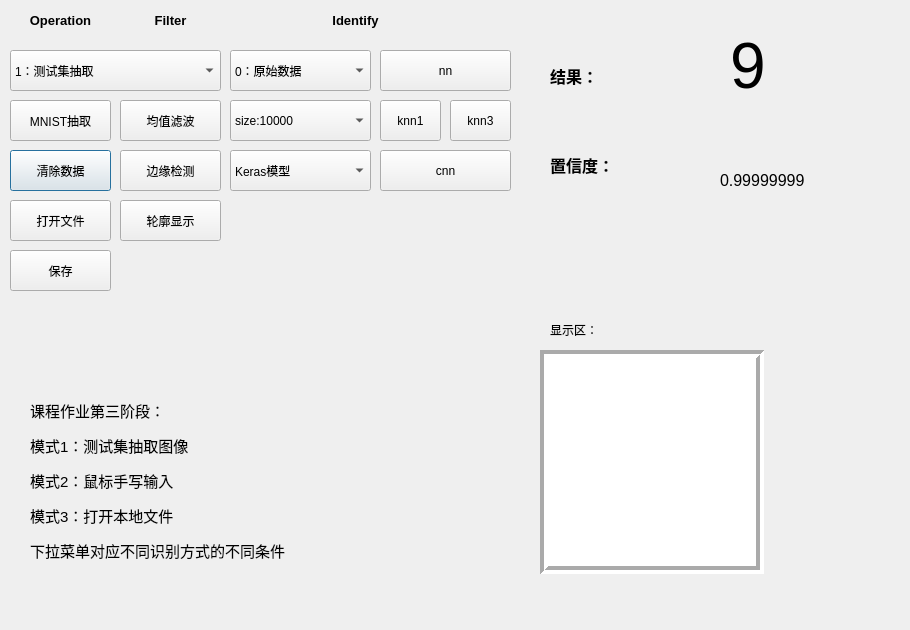
<?xml version="1.0" encoding="UTF-8"?>
<ui version="4.0">
 <class>MainWindow</class>
 <widget class="QDialog" name="MainWindow">
  <property name="enabled">
   <bool>true</bool>
  </property>
  <property name="geometry">
   <rect>
    <x>0</x>
    <y>0</y>
    <width>910</width>
    <height>630</height>
   </rect>
  </property>
  <property name="minimumSize">
   <size>
    <width>910</width>
    <height>629</height>
   </size>
  </property>
  <property name="maximumSize">
   <size>
    <width>16777215</width>
    <height>16777215</height>
   </size>
  </property>
  <property name="windowTitle">
   <string>课程设计-数字识别 by 董建承</string>
  </property>
  <widget class="QComboBox" name="cbBox_Mode">
   <property name="geometry">
    <rect>
     <x>10</x>
     <y>50</y>
     <width>211</width>
     <height>41</height>
    </rect>
   </property>
   <item>
    <property name="text">
     <string>1：测试集抽取</string>
    </property>
   </item>
   <item>
    <property name="text">
     <string>2：鼠标手写输入</string>
    </property>
   </item>
   <item>
    <property name="text">
     <string>3：打开本地文件</string>
    </property>
   </item>
   <item>
    <property name="text">
     <string/>
    </property>
   </item>
  </widget>
  <widget class="QPushButton" name="pbtClear">
   <property name="geometry">
    <rect>
     <x>10</x>
     <y>150</y>
     <width>101</width>
     <height>41</height>
    </rect>
   </property>
   <property name="styleSheet">
    <string notr="true"/>
   </property>
   <property name="text">
    <string>清除数据</string>
   </property>
   <property name="checkable">
    <bool>false</bool>
   </property>
   <property name="checked">
    <bool>false</bool>
   </property>
  </widget>
  <widget class="QPushButton" name="pbtGetMnist">
   <property name="geometry">
    <rect>
     <x>10</x>
     <y>100</y>
     <width>101</width>
     <height>41</height>
    </rect>
   </property>
   <property name="text">
    <string>MNIST抽取</string>
   </property>
   <property name="checkable">
    <bool>false</bool>
   </property>
  </widget>
  <widget class="QPushButton" name="pbtPredict">
   <property name="geometry">
    <rect>
     <x>380</x>
     <y>100</y>
     <width>61</width>
     <height>41</height>
    </rect>
   </property>
   <property name="styleSheet">
    <string notr="true"/>
   </property>
   <property name="text">
    <string>knn1</string>
   </property>
  </widget>
  <widget class="QLabel" name="label_3">
   <property name="geometry">
    <rect>
     <x>550</x>
     <y>30</y>
     <width>101</width>
     <height>181</height>
    </rect>
   </property>
   <property name="minimumSize">
    <size>
     <width>0</width>
     <height>0</height>
    </size>
   </property>
   <property name="text">
    <string>&lt;html&gt;&lt;head/&gt;&lt;body&gt;&lt;p/&gt;&lt;p&gt;&lt;span style=&quot; font-size:12pt; font-weight:600;&quot;/&gt;&lt;/p&gt;&lt;p&gt;&lt;span style=&quot; font-size:12pt; font-weight:600;&quot;&gt;结果：&lt;/span&gt;&lt;br/&gt;&lt;/p&gt;&lt;p&gt;&lt;br/&gt;&lt;/p&gt;&lt;p&gt;&lt;span style=&quot; font-size:12pt; font-weight:600;&quot;&gt;置信度：&lt;/span&gt;&lt;/p&gt;&lt;/body&gt;&lt;/html&gt;</string>
   </property>
  </widget>
  <widget class="QLabel" name="label_4">
   <property name="geometry">
    <rect>
     <x>550</x>
     <y>320</y>
     <width>131</width>
     <height>20</height>
    </rect>
   </property>
   <property name="text">
    <string>显示区：</string>
   </property>
  </widget>
  <widget class="QLabel" name="label_5">
   <property name="geometry">
    <rect>
     <x>30</x>
     <y>370</y>
     <width>451</width>
     <height>251</height>
    </rect>
   </property>
   <property name="text">
    <string>&lt;!DOCTYPE HTML PUBLIC &quot;-//W3C//DTD HTML 4.0//EN&quot; &quot;http://www.w3.org/TR/REC-html40/strict.dtd&quot;&gt;
&lt;html&gt;&lt;head&gt;&lt;meta name=&quot;qrichtext&quot; content=&quot;1&quot; /&gt;&lt;style type=&quot;text/css&quot;&gt;
p, li { white-space: pre-wrap; }
&lt;/style&gt;&lt;/head&gt;&lt;body style=&quot; font-family:'SimSun'; font-size:9pt; font-weight:400; font-style:normal;&quot;&gt;
&lt;p style=&quot; margin-top:12px; margin-bottom:12px; margin-left:0px; margin-right:0px; -qt-block-indent:0; text-indent:0px;&quot;&gt;&lt;span style=&quot; font-family:'Ubuntu'; font-size:11pt;&quot;&gt;课程作业第三阶段：&lt;/span&gt;&lt;/p&gt;
&lt;p style=&quot; margin-top:12px; margin-bottom:12px; margin-left:0px; margin-right:0px; -qt-block-indent:0; text-indent:0px;&quot;&gt;&lt;span style=&quot; font-family:'Ubuntu'; font-size:11pt;&quot;&gt;模式1：测试集抽取图像&lt;/span&gt;&lt;/p&gt;
&lt;p style=&quot; margin-top:12px; margin-bottom:12px; margin-left:0px; margin-right:0px; -qt-block-indent:0; text-indent:0px;&quot;&gt;&lt;span style=&quot; font-family:'Ubuntu'; font-size:11pt;&quot;&gt;模式2：鼠标手写输入&lt;/span&gt;&lt;/p&gt;
&lt;p style=&quot; margin-top:12px; margin-bottom:12px; margin-left:0px; margin-right:0px; -qt-block-indent:0; text-indent:0px;&quot;&gt;&lt;span style=&quot; font-family:'Ubuntu'; font-size:11pt;&quot;&gt;模式3：打开本地文件&lt;/span&gt;&lt;/p&gt;
&lt;p style=&quot; margin-top:12px; margin-bottom:12px; margin-left:0px; margin-right:0px; -qt-block-indent:0; text-indent:0px;&quot;&gt;&lt;span style=&quot; font-size:11pt;&quot;&gt;下拉菜单对应不同识别方式的不同条件&lt;/span&gt;&lt;/p&gt;
&lt;p style=&quot;-qt-paragraph-type:empty; margin-top:12px; margin-bottom:12px; margin-left:0px; margin-right:0px; -qt-block-indent:0; text-indent:0px; font-size:11pt;&quot;&gt;&lt;br /&gt;&lt;/p&gt;&lt;/body&gt;&lt;/html&gt;</string>
   </property>
  </widget>
  <widget class="QWidget" name="verticalLayoutWidget">
   <property name="geometry">
    <rect>
     <x>540</x>
     <y>350</y>
     <width>221</width>
     <height>221</height>
    </rect>
   </property>
   <layout class="QVBoxLayout" name="dArea_Layout">
    <property name="spacing">
     <number>0</number>
    </property>
    <property name="leftMargin">
     <number>0</number>
    </property>
    <property name="topMargin">
     <number>0</number>
    </property>
    <property name="rightMargin">
     <number>0</number>
    </property>
    <property name="bottomMargin">
     <number>0</number>
    </property>
   </layout>
  </widget>
  <widget class="QLabel" name="lbResult">
   <property name="geometry">
    <rect>
     <x>730</x>
     <y>20</y>
     <width>71</width>
     <height>91</height>
    </rect>
   </property>
   <property name="font">
    <font>
     <pointsize>48</pointsize>
    </font>
   </property>
   <property name="text">
    <string>9</string>
   </property>
  </widget>
  <widget class="QLabel" name="lbCofidence">
   <property name="geometry">
    <rect>
     <x>720</x>
     <y>170</y>
     <width>151</width>
     <height>21</height>
    </rect>
   </property>
   <property name="font">
    <font>
     <pointsize>12</pointsize>
    </font>
   </property>
   <property name="text">
    <string>0.99999999</string>
   </property>
  </widget>
  <widget class="QPushButton" name="pbtGetfile">
   <property name="geometry">
    <rect>
     <x>10</x>
     <y>200</y>
     <width>101</width>
     <height>41</height>
    </rect>
   </property>
   <property name="text">
    <string>打开文件</string>
   </property>
  </widget>
  <widget class="QPushButton" name="pushButton">
   <property name="geometry">
    <rect>
     <x>10</x>
     <y>250</y>
     <width>101</width>
     <height>41</height>
    </rect>
   </property>
   <property name="text">
    <string>保存</string>
   </property>
  </widget>
  <widget class="QPushButton" name="pbtFilter1">
   <property name="geometry">
    <rect>
     <x>120</x>
     <y>100</y>
     <width>101</width>
     <height>41</height>
    </rect>
   </property>
   <property name="styleSheet">
    <string notr="true"/>
   </property>
   <property name="text">
    <string>均值滤波</string>
   </property>
  </widget>
  <widget class="QPushButton" name="pbtFilter2">
   <property name="geometry">
    <rect>
     <x>120</x>
     <y>150</y>
     <width>101</width>
     <height>41</height>
    </rect>
   </property>
   <property name="styleSheet">
    <string notr="true"/>
   </property>
   <property name="text">
    <string>边缘检测</string>
   </property>
  </widget>
  <widget class="QPushButton" name="pbtFilter3">
   <property name="geometry">
    <rect>
     <x>120</x>
     <y>200</y>
     <width>101</width>
     <height>41</height>
    </rect>
   </property>
   <property name="styleSheet">
    <string notr="true"/>
   </property>
   <property name="text">
    <string>轮廓显示</string>
   </property>
  </widget>
  <widget class="QComboBox" name="cbBox_Mode_2">
   <property name="geometry">
    <rect>
     <x>230</x>
     <y>50</y>
     <width>141</width>
     <height>41</height>
    </rect>
   </property>
   <item>
    <property name="text">
     <string>0：原始数据</string>
    </property>
   </item>
   <item>
    <property name="text">
     <string>1：均值滤波</string>
    </property>
   </item>
   <item>
    <property name="text">
     <string>2：边缘检测</string>
    </property>
   </item>
   <item>
    <property name="text">
     <string>3：轮廓显示</string>
    </property>
   </item>
   <item>
    <property name="text">
     <string>4：标签平滑</string>
    </property>
   </item>
   <item>
    <property name="text">
     <string/>
    </property>
   </item>
  </widget>
  <widget class="QLabel" name="label_6">
   <property name="geometry">
    <rect>
     <x>120</x>
     <y>0</y>
     <width>101</width>
     <height>41</height>
    </rect>
   </property>
   <property name="text">
    <string>&lt;html&gt;&lt;head/&gt;&lt;body&gt;&lt;p align=&quot;center&quot;&gt;&lt;span style=&quot; font-size:10pt; font-weight:600;&quot;&gt;Filter&lt;/span&gt;&lt;/p&gt;&lt;/body&gt;&lt;/html&gt;</string>
   </property>
  </widget>
  <widget class="QPushButton" name="pbtPredict_2">
   <property name="geometry">
    <rect>
     <x>380</x>
     <y>50</y>
     <width>131</width>
     <height>41</height>
    </rect>
   </property>
   <property name="styleSheet">
    <string notr="true"/>
   </property>
   <property name="text">
    <string>nn</string>
   </property>
  </widget>
  <widget class="QLabel" name="label_7">
   <property name="geometry">
    <rect>
     <x>300</x>
     <y>0</y>
     <width>111</width>
     <height>41</height>
    </rect>
   </property>
   <property name="text">
    <string>&lt;html&gt;&lt;head/&gt;&lt;body&gt;&lt;p align=&quot;center&quot;&gt;&lt;span style=&quot; font-size:10pt; font-weight:600;&quot;&gt;Identify&lt;/span&gt;&lt;/p&gt;&lt;/body&gt;&lt;/html&gt;</string>
   </property>
  </widget>
  <widget class="QLabel" name="label_8">
   <property name="geometry">
    <rect>
     <x>10</x>
     <y>0</y>
     <width>101</width>
     <height>41</height>
    </rect>
   </property>
   <property name="text">
    <string>&lt;html&gt;&lt;head/&gt;&lt;body&gt;&lt;p align=&quot;center&quot;&gt;&lt;span style=&quot; font-size:10pt; font-weight:600;&quot;&gt;Operation&lt;/span&gt;&lt;/p&gt;&lt;/body&gt;&lt;/html&gt;</string>
   </property>
  </widget>
  <widget class="QComboBox" name="cbBox_Mode_3">
   <property name="geometry">
    <rect>
     <x>230</x>
     <y>100</y>
     <width>141</width>
     <height>41</height>
    </rect>
   </property>
   <item>
    <property name="text">
     <string>size:10000</string>
    </property>
   </item>
   <item>
    <property name="text">
     <string>size:1000</string>
    </property>
   </item>
   <item>
    <property name="text">
     <string>size:100</string>
    </property>
   </item>
   <item>
    <property name="text">
     <string>size:50000</string>
    </property>
   </item>
   <item>
    <property name="text">
     <string/>
    </property>
   </item>
  </widget>
  <widget class="QPushButton" name="pbtPredict_3">
   <property name="geometry">
    <rect>
     <x>450</x>
     <y>100</y>
     <width>61</width>
     <height>41</height>
    </rect>
   </property>
   <property name="styleSheet">
    <string notr="true"/>
   </property>
   <property name="text">
    <string>knn3</string>
   </property>
  </widget>
  <widget class="QPushButton" name="pbtPredict_4">
   <property name="geometry">
    <rect>
     <x>380</x>
     <y>150</y>
     <width>131</width>
     <height>41</height>
    </rect>
   </property>
   <property name="styleSheet">
    <string notr="true"/>
   </property>
   <property name="text">
    <string>cnn</string>
   </property>
  </widget>
  <widget class="QComboBox" name="cbBox_Mode_4">
   <property name="geometry">
    <rect>
     <x>230</x>
     <y>150</y>
     <width>141</width>
     <height>41</height>
    </rect>
   </property>
   <item>
    <property name="text">
     <string>Keras模型</string>
    </property>
   </item>
   <item>
    <property name="text">
     <string>Keras_transfer</string>
    </property>
   </item>
   <item>
    <property name="text">
     <string>my_Simple</string>
    </property>
   </item>
   <item>
    <property name="text">
     <string>my_Deep</string>
    </property>
   </item>
   <item>
    <property name="text">
     <string/>
    </property>
   </item>
  </widget>
  <widget class="QLabel" name="lbDataArea">
   <property name="geometry">
    <rect>
     <x>540</x>
     <y>350</y>
     <width>224</width>
     <height>224</height>
    </rect>
   </property>
   <property name="mouseTracking">
    <bool>false</bool>
   </property>
   <property name="styleSheet">
    <string notr="true">background-color: rgb(255, 255, 255);</string>
   </property>
   <property name="frameShape">
    <enum>QFrame::Box</enum>
   </property>
   <property name="frameShadow">
    <enum>QFrame::Sunken</enum>
   </property>
   <property name="lineWidth">
    <number>4</number>
   </property>
   <property name="midLineWidth">
    <number>0</number>
   </property>
   <property name="text">
    <string/>
   </property>
  </widget>
  <zorder>lbDataArea</zorder>
  <zorder>cbBox_Mode</zorder>
  <zorder>pbtClear</zorder>
  <zorder>pbtGetMnist</zorder>
  <zorder>pbtPredict</zorder>
  <zorder>label_3</zorder>
  <zorder>label_4</zorder>
  <zorder>label_5</zorder>
  <zorder>verticalLayoutWidget</zorder>
  <zorder>lbResult</zorder>
  <zorder>lbCofidence</zorder>
  <zorder>pbtGetfile</zorder>
  <zorder>pushButton</zorder>
  <zorder>pbtFilter1</zorder>
  <zorder>pbtFilter2</zorder>
  <zorder>pbtFilter3</zorder>
  <zorder>cbBox_Mode_2</zorder>
  <zorder>label_6</zorder>
  <zorder>pbtPredict_2</zorder>
  <zorder>label_7</zorder>
  <zorder>label_8</zorder>
  <zorder>cbBox_Mode_3</zorder>
  <zorder>pbtPredict_3</zorder>
  <zorder>pbtPredict_4</zorder>
  <zorder>cbBox_Mode_4</zorder>
 </widget>
 <resources/>
 <connections>
  <connection>
   <sender>cbBox_Mode</sender>
   <signal>activated(QString)</signal>
   <receiver>MainWindow</receiver>
   <slot>cbBox_Mode_Callback()</slot>
   <hints>
    <hint type="sourcelabel">
     <x>110</x>
     <y>40</y>
    </hint>
    <hint type="destinationlabel">
     <x>158</x>
     <y>168</y>
    </hint>
   </hints>
  </connection>
  <connection>
   <sender>pbtClear</sender>
   <signal>clicked()</signal>
   <receiver>MainWindow</receiver>
   <slot>pbtClear_Callback()</slot>
   <hints>
    <hint type="sourcelabel">
     <x>110</x>
     <y>140</y>
    </hint>
    <hint type="destinationlabel">
     <x>105</x>
     <y>341</y>
    </hint>
   </hints>
  </connection>
  <connection>
   <sender>pbtPredict</sender>
   <signal>clicked()</signal>
   <receiver>MainWindow</receiver>
   <slot>pbtPredict_Callback()</slot>
   <hints>
    <hint type="sourcelabel">
     <x>267</x>
     <y>200</y>
    </hint>
    <hint type="destinationlabel">
     <x>157</x>
     <y>542</y>
    </hint>
   </hints>
  </connection>
  <connection>
   <sender>pbtGetMnist</sender>
   <signal>clicked()</signal>
   <receiver>MainWindow</receiver>
   <slot>pbtGetMnist_Callback()</slot>
   <hints>
    <hint type="sourcelabel">
     <x>102</x>
     <y>90</y>
    </hint>
    <hint type="destinationlabel">
     <x>29</x>
     <y>401</y>
    </hint>
   </hints>
  </connection>
  <connection>
   <sender>pbtGetfile</sender>
   <signal>clicked()</signal>
   <receiver>MainWindow</receiver>
   <slot>pbtGetfile_Callback()</slot>
   <hints>
    <hint type="sourcelabel">
     <x>21</x>
     <y>165</y>
    </hint>
    <hint type="destinationlabel">
     <x>126</x>
     <y>230</y>
    </hint>
   </hints>
  </connection>
  <connection>
   <sender>pushButton</sender>
   <signal>clicked()</signal>
   <receiver>MainWindow</receiver>
   <slot>pbtSave_Callback()</slot>
   <hints>
    <hint type="sourcelabel">
     <x>94</x>
     <y>211</y>
    </hint>
    <hint type="destinationlabel">
     <x>287</x>
     <y>215</y>
    </hint>
   </hints>
  </connection>
  <connection>
   <sender>cbBox_Mode_2</sender>
   <signal>activated(QString)</signal>
   <receiver>MainWindow</receiver>
   <slot>cbBox_Mode_Callback_2()</slot>
   <hints>
    <hint type="sourcelabel">
     <x>316</x>
     <y>28</y>
    </hint>
    <hint type="destinationlabel">
     <x>363</x>
     <y>30</y>
    </hint>
   </hints>
  </connection>
  <connection>
   <sender>pbtFilter1</sender>
   <signal>clicked()</signal>
   <receiver>MainWindow</receiver>
   <slot>pbtFilter1_Callback()</slot>
   <hints>
    <hint type="sourcelabel">
     <x>181</x>
     <y>69</y>
    </hint>
    <hint type="destinationlabel">
     <x>456</x>
     <y>97</y>
    </hint>
   </hints>
  </connection>
  <connection>
   <sender>pbtFilter2</sender>
   <signal>clicked()</signal>
   <receiver>MainWindow</receiver>
   <slot>pbtFilter2_Callback()</slot>
   <hints>
    <hint type="sourcelabel">
     <x>185</x>
     <y>123</y>
    </hint>
    <hint type="destinationlabel">
     <x>395</x>
     <y>131</y>
    </hint>
   </hints>
  </connection>
  <connection>
   <sender>pbtFilter3</sender>
   <signal>clicked()</signal>
   <receiver>MainWindow</receiver>
   <slot>pbtFilter3_Callback()</slot>
   <hints>
    <hint type="sourcelabel">
     <x>200</x>
     <y>186</y>
    </hint>
    <hint type="destinationlabel">
     <x>478</x>
     <y>238</y>
    </hint>
   </hints>
  </connection>
  <connection>
   <sender>pbtPredict_2</sender>
   <signal>clicked()</signal>
   <receiver>MainWindow</receiver>
   <slot>pbtPredict_2_Callback()</slot>
   <hints>
    <hint type="sourcelabel">
     <x>237</x>
     <y>116</y>
    </hint>
    <hint type="destinationlabel">
     <x>632</x>
     <y>268</y>
    </hint>
   </hints>
  </connection>
  <connection>
   <sender>cbBox_Mode_3</sender>
   <signal>activated(QString)</signal>
   <receiver>MainWindow</receiver>
   <slot>cbBox_Mode_Callback_3()</slot>
   <hints>
    <hint type="sourcelabel">
     <x>387</x>
     <y>163</y>
    </hint>
    <hint type="destinationlabel">
     <x>565</x>
     <y>241</y>
    </hint>
   </hints>
  </connection>
  <connection>
   <sender>pbtPredict_3</sender>
   <signal>clicked()</signal>
   <receiver>MainWindow</receiver>
   <slot>pbtPredict_1_Callback()</slot>
   <hints>
    <hint type="sourcelabel">
     <x>437</x>
     <y>220</y>
    </hint>
    <hint type="destinationlabel">
     <x>580</x>
     <y>198</y>
    </hint>
   </hints>
  </connection>
  <connection>
   <sender>pbtPredict_4</sender>
   <signal>clicked()</signal>
   <receiver>MainWindow</receiver>
   <slot>pbtPredict_3_Callback()</slot>
   <hints>
    <hint type="sourcelabel">
     <x>297</x>
     <y>272</y>
    </hint>
    <hint type="destinationlabel">
     <x>464</x>
     <y>303</y>
    </hint>
   </hints>
  </connection>
  <connection>
   <sender>cbBox_Mode_4</sender>
   <signal>activated(QString)</signal>
   <receiver>MainWindow</receiver>
   <slot>cbBox_Mode_Callback_4()</slot>
   <hints>
    <hint type="sourcelabel">
     <x>325</x>
     <y>175</y>
    </hint>
    <hint type="destinationlabel">
     <x>338</x>
     <y>277</y>
    </hint>
   </hints>
  </connection>
 </connections>
 <slots>
  <slot>cbBox_Mode_Callback()</slot>
  <slot>pbtClear_Callback()</slot>
  <slot>pbtPredict_Callback()</slot>
  <slot>pbtGetMnist_Callback()</slot>
  <slot>pbtGetfile_Callback()</slot>
  <slot>pbtSave_Callback()</slot>
  <slot>cbBox_Mode_Callback_2()</slot>
  <slot>pbtFilter1_Callback()</slot>
  <slot>pbtFilter2_Callback()</slot>
  <slot>pbtFilter3_Callback()</slot>
  <slot>pbtPredict_2_Callback()</slot>
  <slot>cbBox_Mode_Callback_3()</slot>
  <slot>pbtPredict_3_Callback()</slot>
  <slot>pbtPredict_1_Callback()</slot>
  <slot>cbBox_Mode_Callback_4()</slot>
 </slots>
</ui>
